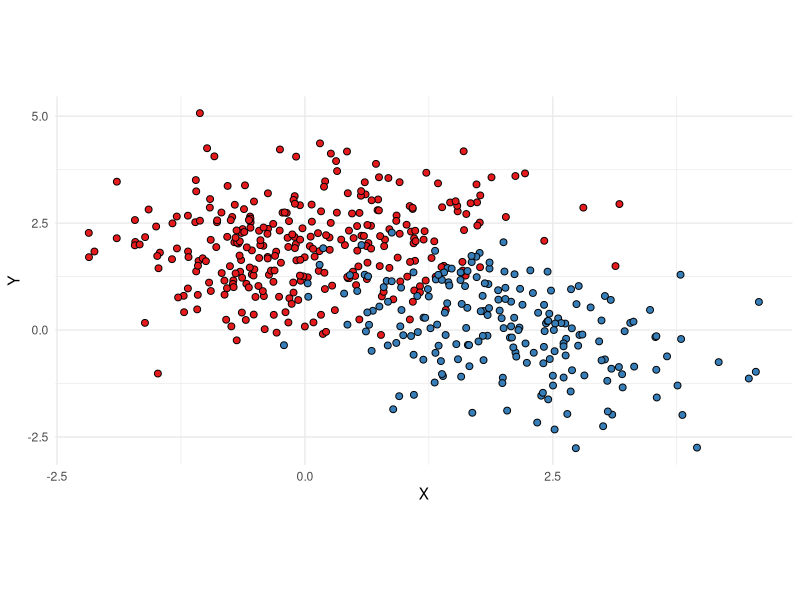
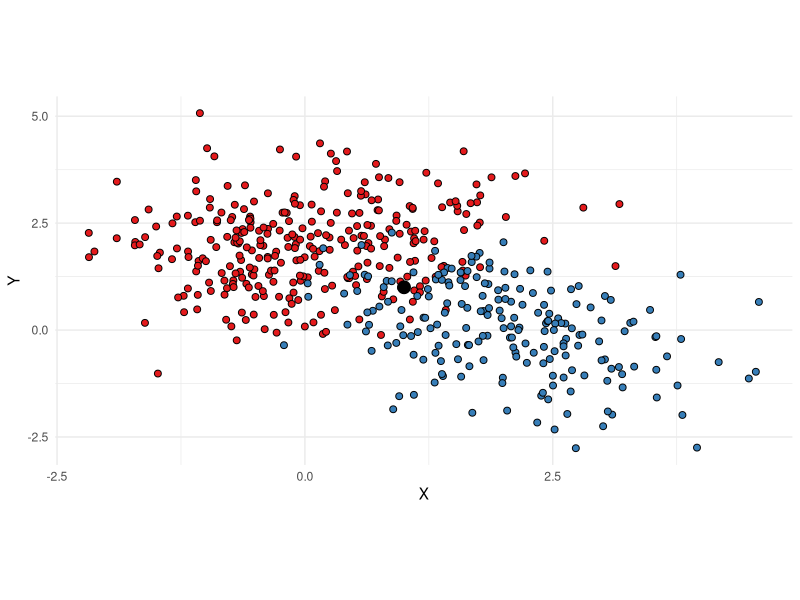
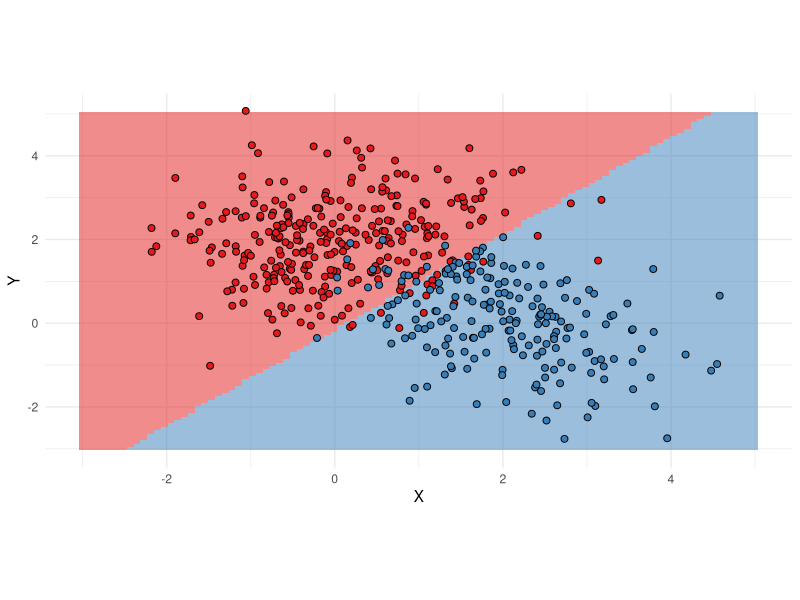
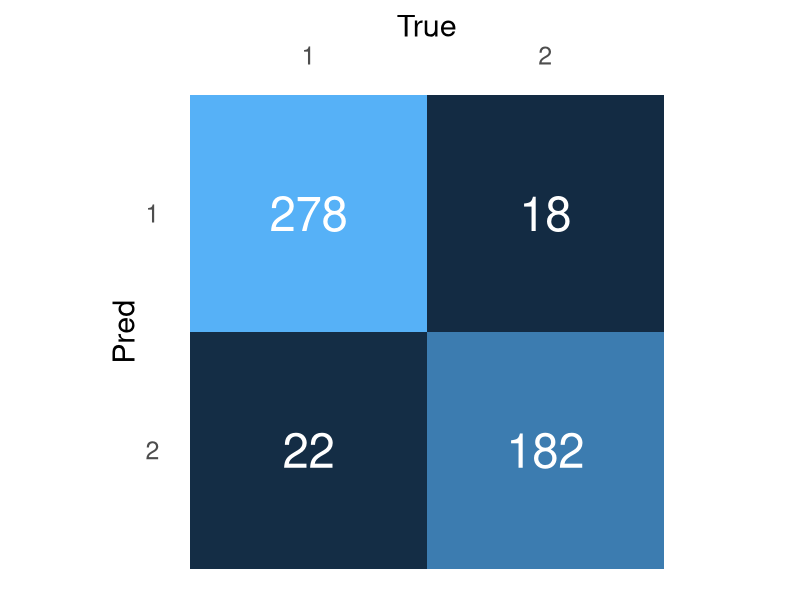
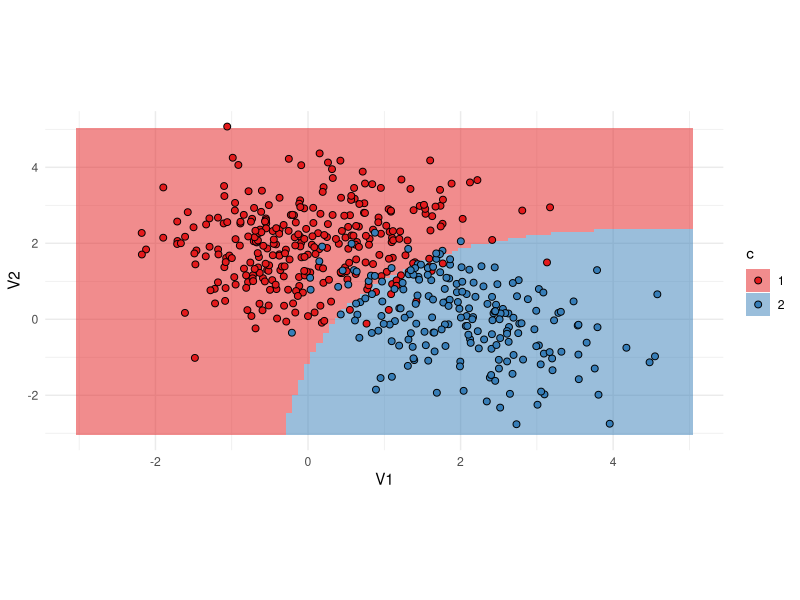
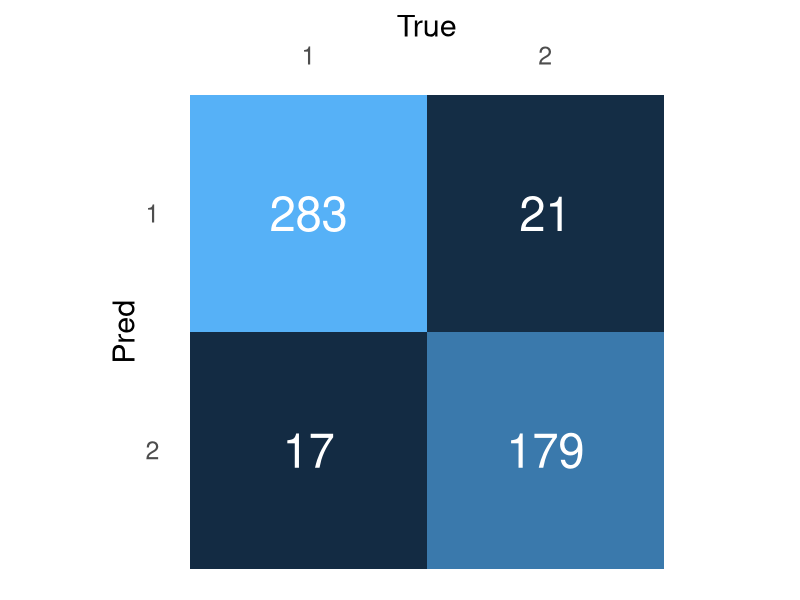

R code for these plots, in order:
## ---- chunk 1
knitr::opts_chunk$set(echo = FALSE,
                      warning = FALSE,
                      message = FALSE,
                      results = 'hide',
                      fig.width=5, 
                      fig.height=8, 
                      fig.align = 'center',
                      size = 'tiny')

## ---- chunk 2
library(MASS)
library(tidyverse)
library(magrittr)
library(caret)
theme_set(theme_minimal())

set.seed(0)
c1 = MASS::mvrnorm(300, 
                   mu = c(0,2), 
                   Sigma  = matrix(c(1,0.2,0.2,1), nrow = 2)
                   ) %>% 
     as.data.frame() %>% 
     mutate(c = 1)

c2 = MASS::mvrnorm(200, 
                   mu = c(2,0), 
                   Sigma  = matrix(c(1,-0.5,-0.5,1), nrow = 2)
                   ) %>% 
     as.data.frame() %>% 
     mutate(c = 2)


c1 %>% 
  bind_rows(c2) %>% 
  mutate(c = factor(c)) -> example

ex.plot = example %>% 
  ggplot(aes(V1,V2))+
  geom_point(aes(fill = c),type = 'norm', color = 'black', shape = 21, size = 2)+
  scale_fill_brewer(palette = 'Set1')+
  theme(aspect.ratio = 1/2)+
  labs(x = 'X',y = 'Y')+
  theme(legend.position = 'None')

ex.plot

## ---- chunk 3
ex.plot+
  geom_point(data = data.frame(x = 1, y = 1),aes(x = x,y = y), shape = 21, fill = 'black', size = 4)
## ---- chunk 4



NB <- function(V1,V2){
  
  ##CLass 1 prob 
  
  c1p = dnorm(V1,0.03916033	,0.9733642	)*dnorm(V2,1.98373581	,0.992812)
  c2p = dnorm(V1,2.01066434	,0.9321020	)*dnorm(V2,0.04441064,1.0325497)
  
  if(c1p>c2p){
    return(1)
  }else{
    return(2)
  }
}

space =crossing(V1 = seq(-3,5,length.out = 100),
         V2 = seq(-3,5,length.out = 100)
         ) %>% 
  mutate(c = pmap_dbl(.,NB)) 





ex.plot$layers <- c(geom_tile(data = space, aes(V1,V2,fill = factor(c)), alpha = 0.5 ), ex.plot$layers)
ex.plot+
  guides(fill = F)
## ---- chunk 5
example %>% 
  mutate(chat = pmap_dbl(list(V1,V2), NB)) %>% 
  group_by(c,chat) %>% 
  summarise(N = n()) %>% 
  ggplot(aes(factor(c),factor(chat, levels = c(2,1)), fill = N, label = N))+
  geom_tile()+
  coord_equal()+
  geom_text(size = 12, color = 'white')+
  labs(x = 'True', y = 'Pred')+
  scale_x_discrete(position = 'top')+
  theme(axis.text = element_text(size= 18),
        axis.title = element_text(size = 22),
        panel.grid.major = element_blank(), 
        panel.grid.minor = element_blank(),
        legend.position = 'None',)
## ---- chunk 6
model = train(c~V1+V2,
              method = 'qda',
              data = example)


crossing(V1 = seq(-3,5,length.out = 100),
         V2 = seq(-3,5,length.out = 100)
         ) %>% 
  mutate(c = predict(model,newdata = .)) %>% 
  ggplot(aes(V1,V2, fill = c))+
  geom_tile(alpha= 0.5)+
  geom_point(data = example, aes(V1,V2, color = c), shape = 21, color = 'black', size = 2)+
  theme(aspect.ratio = 1/2)+
  scale_color_brewer(palette = 'Set1')+
  scale_fill_brewer(palette = 'Set1')
## ---- chunk 7
example %>% 
  mutate(chat = predict(model, newdata = .)) %>% 
  group_by(c,chat) %>% 
  summarise(N = n()) %>% 
  ggplot(aes(factor(c),factor(chat, levels = c(2,1)), fill = N, label = N))+
  geom_tile()+
  coord_equal()+
  geom_text(size = 12, color = 'white')+
  labs(x = 'True', y = 'Pred')+
  scale_x_discrete(position = 'top')+
  theme(axis.text = element_text(size= 18),
        axis.title = element_text(size = 22),
        panel.grid.major = element_blank(), 
        panel.grid.minor = element_blank(),
        legend.position = 'None',)
